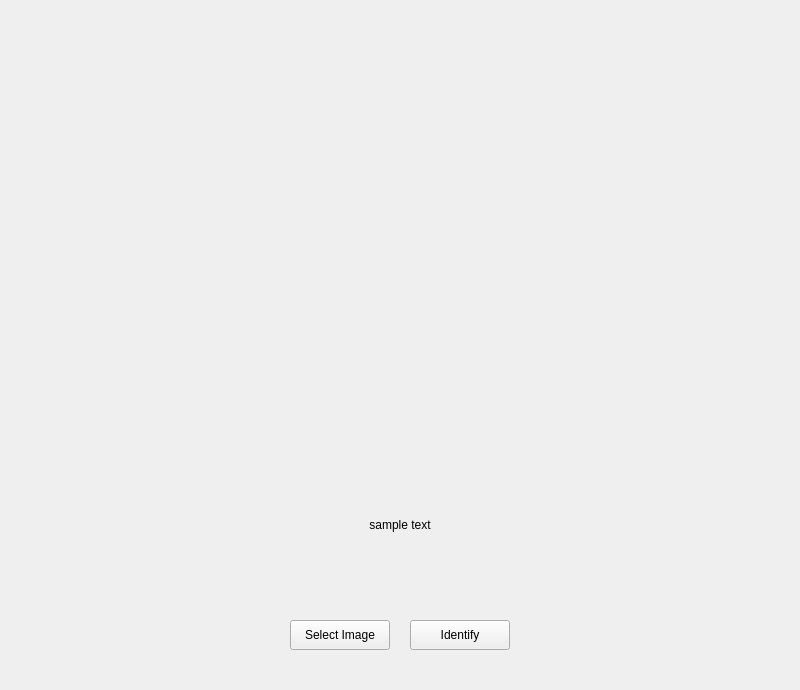
<?xml version="1.0" encoding="UTF-8"?>
<ui version="4.0">
 <class>Form</class>
 <widget class="QWidget" name="Form">
  <property name="geometry">
   <rect>
    <x>0</x>
    <y>0</y>
    <width>800</width>
    <height>690</height>
   </rect>
  </property>
  <property name="windowTitle">
   <string>Form</string>
  </property>
  <widget class="QPushButton" name="select_button">
   <property name="geometry">
    <rect>
     <x>290</x>
     <y>620</y>
     <width>100</width>
     <height>30</height>
    </rect>
   </property>
   <property name="text">
    <string>Select Image</string>
   </property>
  </widget>
  <widget class="QPushButton" name="identify_button">
   <property name="geometry">
    <rect>
     <x>410</x>
     <y>620</y>
     <width>100</width>
     <height>30</height>
    </rect>
   </property>
   <property name="text">
    <string>Identify</string>
   </property>
  </widget>
  <widget class="QLabel" name="out_label">
   <property name="geometry">
    <rect>
     <x>40</x>
     <y>500</y>
     <width>720</width>
     <height>50</height>
    </rect>
   </property>
   <property name="text">
    <string>sample text</string>
   </property>
   <property name="scaledContents">
    <bool>false</bool>
   </property>
   <property name="alignment">
    <set>Qt::AlignCenter</set>
   </property>
  </widget>
  <widget class="QLabel" name="image_preview">
   <property name="geometry">
    <rect>
     <x>40</x>
     <y>40</y>
     <width>720</width>
     <height>450</height>
    </rect>
   </property>
   <property name="scaledContents">
    <bool>true</bool>
   </property>
  </widget>
  <widget class="QLabel" name="shroom_laugh_l">
   <property name="geometry">
    <rect>
     <x>10</x>
     <y>530</y>
     <width>150</width>
     <height>150</height>
    </rect>
   </property>
   <property name="scaledContents">
    <bool>true</bool>
   </property>
  </widget>
  <widget class="QLabel" name="shroom_laugh_r">
   <property name="geometry">
    <rect>
     <x>640</x>
     <y>530</y>
     <width>150</width>
     <height>150</height>
    </rect>
   </property>
   <property name="scaledContents">
    <bool>true</bool>
   </property>
  </widget>
  <zorder>select_button</zorder>
  <zorder>identify_button</zorder>
  <zorder>image_preview</zorder>
  <zorder>out_label</zorder>
  <zorder>shroom_laugh_l</zorder>
  <zorder>shroom_laugh_r</zorder>
 </widget>
 <resources/>
 <connections/>
</ui>
